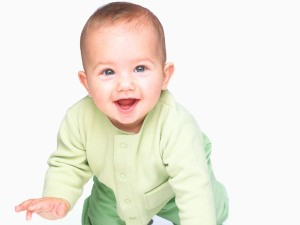
%> input picture E23/baby.jpg, 300 x 225 px
$ octave E23.m   (GNU Octave 9; MATLAB toolbox functions it lacks are replaced by stand-ins)
%> lines starting %> are read from the running program, lines starting %| are printed output that depends on the picture; in (x1, y1, x2, y2) boxes, pixels count from 0 and x2, y2 are one past the last pixel; in counts of white or black regions, pixels touching at a corner belong together; the program's own positions count from 1
clc; clear; close all; warning off all;
baby = imread('baby.jpg');
%> baby is the input picture: size 225x300x3 uint8; mean R, G, B 237.2, 232.8, 221.9
baby_gray = rgb2gray(baby);
baby_bw = imbinarize(baby_gray, 243/255);
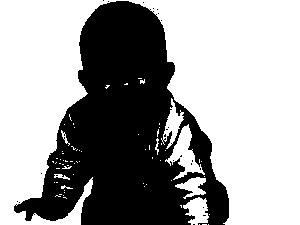
%> baby_bw: size 225x300 logical; 62.3% white; 23 black regions (22 under 20 px), largest, box (x1, y1, x2, y2) and area: (14, 1, 229, 225) 25413
baby_bw2 = imcomplement(baby_bw);
baby_bw3 = imfill(baby_bw2, 'holes');
%> baby_bw3: size 225x300 logical; 40.5% white; 14 white regions (13 under 20 px), largest, box (x1, y1, x2, y2) and area: (14, 1, 229, 225) 27330
baby_bw3(end, :) = 1;
%> baby_bw3: size 225x300 logical; 40.8% white; 13 white regions (12 under 20 px), largest, box (x1, y1, x2, y2) and area: (0, 1, 300, 225) 27500
baby_bw3 = imfill(baby_bw3, 'holes');
%> baby_bw3: size 225x300 logical; 41.4% white; 11 white regions (10 under 20 px), largest, box (x1, y1, x2, y2) and area: (0, 1, 300, 225) 27963
baby_bw3(end, :) = 0;
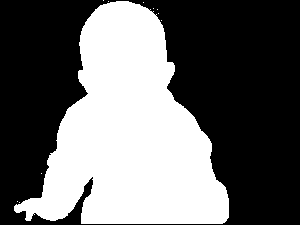
%> baby_bw3: size 225x300 logical; 41% white; 11 white regions (10 under 20 px), largest, box (x1, y1, x2, y2) and area: (14, 1, 229, 224) 27663
baby_bw4 = imerode(baby_bw3, strel('disk', 1));
%> baby_bw4: size 225x300 logical; 39.8% white; 1 white region, box (x1, y1, x2, y2) and area: (15, 2, 228, 223) 26851
red_baby = baby(:, :, 1);
green_baby = baby(:, :, 2);
blue_baby = baby(:, :, 3);
cloud = imread('cloud.jpg');
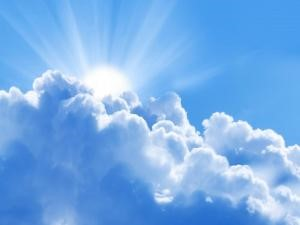
%> input picture E23/cloud.jpg, 300 x 225 px
%> cloud is the input picture: size 225x300x3 uint8; mean R, G, B 119.8, 174.2, 232.5
red_cloud = cloud(:, :, 1);
green_cloud = cloud(:, :, 2);
blue_cloud = cloud(:, :, 3);
red_cloud(baby_bw4) = red_baby(baby_bw4);
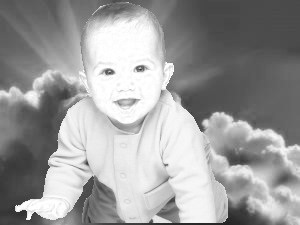
%> red_cloud: size 225x300 uint8; min 34, max 255, mean 155.3
green_cloud(baby_bw4) = green_baby(baby_bw4);
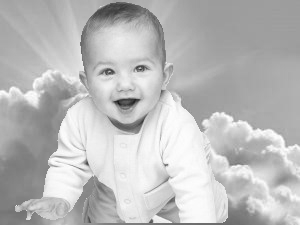
%> green_cloud: size 225x300 uint8; min 24, max 255, mean 186.9
blue_cloud(baby_bw4) = blue_baby(baby_bw4);
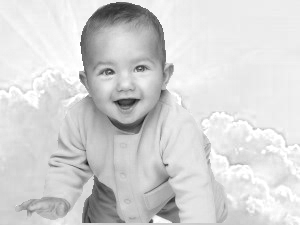
%> blue_cloud: size 225x300 uint8; min 24, max 255, mean 213.1
rgb = cat(3, red_cloud, green_cloud, blue_cloud);
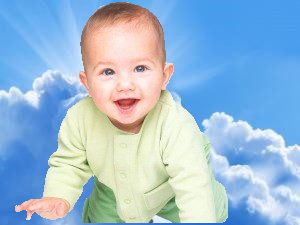
%> rgb: size 225x300x3 uint8; mean R, G, B 155.3, 186.9, 213.1
imshow(rgb);
